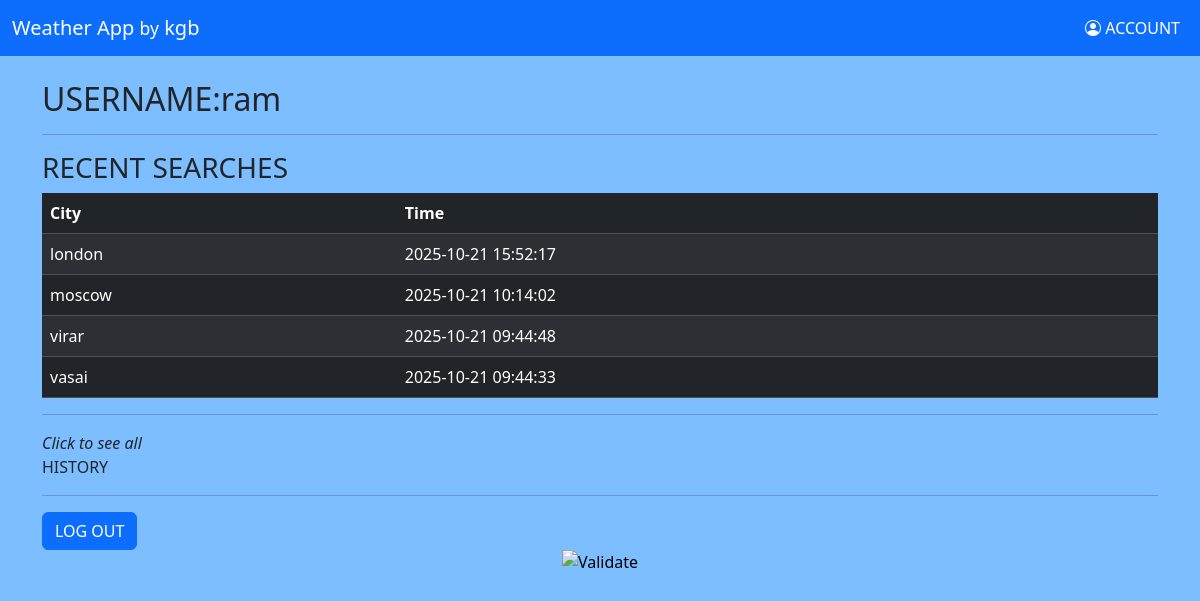
/account (signed in), run on the app's committed database.
### tables this page shows
CREATE TABLE users (id INTEGER PRIMARY KEY AUTOINCREMENT, username TEXT UNIQUE NOT NULL, hash NOT NULL);

CREATE TABLE history (id INTEGER PRIMARY KEY AUTOINCREMENT,user_id INTEGER,city TEXT,time DATETIME DEFAULT CURRENT_TIMESTAMP,FOREIGN KEY(user_id) REFERENCES users(id));

### app.py (the view)
@app.route("/account")
@login_required
def account():
    with sqlite3.connect("weather.db") as conn:
        cursor = conn.cursor()
        x=cursor.execute("SELECT city, time FROM history WHERE user_id=? ORDER BY time DESC LIMIT 10",(session["user_id"],))
        recent=x.fetchall()
        cursor.execute("SELECT username FROM users WHERE id=?",(session["user_id"],))
        username=cursor.fetchone()[0]
    return render_template("account.html",recent=recent,username=username)

### app.py (called while the page is built)
def login_required(f):
    @wraps(f)
    def wrapper(*args, **kwds):
        if "user_id" not in session:
            flash("Please log in first","error")
            return redirect("/")
        return f(*args, **kwds)
    return wrapper

### templates/account.html (shortened to what this page needs)
{% extends "layout.html" %}
{% block body %}
    <div class="container mt-4">
        <h2>USERNAME:{{ username }}</h2>
        <hr>
        <h3>RECENT SEARCHES</h3>
        {% if recent %}
            <table class="table table-dark table-striped">
                <thead>
                    <tr>
                        <th>City</th>
                        <th>Time</th>
                    </tr>
                </thead>
                <tbody>
                    {% for h in recent %}
                        <tr>
                            <td>{{h[0]}}</td>
                            <td>{{h[1]}}</td>
                        </tr>
                    {% endfor %}
                </tbody>
            </table>
        {% else %}
            <p>There is no history to show</p>
        {% endif %}
        <hr>
        <i>Click to see all</i><a class="nav-link active" href="/history">HISTORY</a>
        <hr>
        <a class="btn btn-primary" href="/logout">LOG OUT</a>
    </div>
{% endblock %}

### templates/layout.html (style rules this page uses)
body { background-color: #7cbeff; }

### data on the page
users: username "ram"
history: city "london", time "2025-10-21 15:52:17"
history: city "moscow", time "2025-10-21 10:14:02"
history: city "virar", time "2025-10-21 09:44:48"
history: city "vasai", time "2025-10-21 09:44:33"
